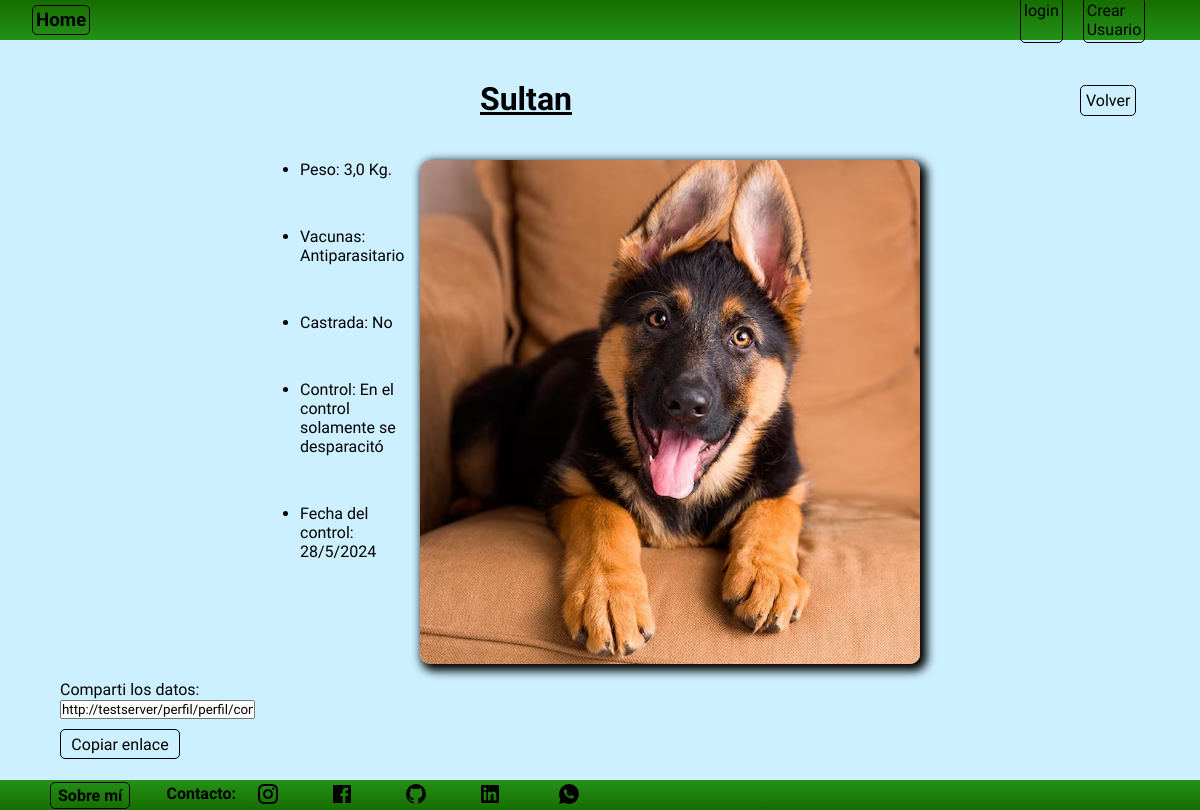
The app's page /perfil/perfil/control/detail/14 with its own data.
### perfil/models.py (models this page shows, shortened)
class Control(models.Model):
    nombre = models.ForeignKey(Mascota, on_delete=models.CASCADE)
    peso = models.FloatField(verbose_name='Peso (Kg.)', null=True, blank=True)
    vacunas = models.ManyToManyField(Vacunas)
    castrado = models.BooleanField(default=False)
    otras_intervenciones = models.CharField(max_length=100, null=True,blank=True)
    descripcion = models.TextField(null=True, blank=True, verbose_name=('Descripción'))
    fecha_control = models.DateTimeField(auto_now_add=True)
    user = models.ForeignKey(User, on_delete=models.CASCADE)
    def get_vacunas_str(self):
        return ' / '.join([vacuna.nombre for vacuna in self.vacunas.all()])
    class Meta:
        verbose_name = 'Control'
        verbose_name_plural = 'Controles'

class Mascota(models.Model):
    nombre= models.CharField(max_length=50, verbose_name='Nombre')
    fecha_nacimiento = models.DateField(verbose_name='Fecha de nacimiento')
    sexo = models.CharField(max_length=20, null=True, blank=True, verbose_name='Sexo')
    raza = models.ForeignKey(Raza, on_delete=models.SET_NULL,null=True, blank=True, verbose_name='Raza')
    color_pelo = models.CharField(max_length=100, null=True,blank=True, verbose_name='Color de pelo')
    alimento = models.CharField(max_length=100, null=True,blank=True)
    datos_importantes = models.CharField(max_length=150, null=True,blank=True)
    foto = models.ImageField(upload_to='fotos',null=True, blank=True)
    descripcion = models.TextField(null=True, blank=True, verbose_name=('Descripción'))
    user = models.ForeignKey(User, on_delete=models.CASCADE)
    def __str__(self):
        return self.nombre
    class Meta:
        verbose_name = 'Mascota'
        verbose_name_plural = 'Mascotas'

class Vacunas(models.Model):
    nombre = models.CharField(max_length=100)
    class Meta:
        verbose_name = 'Vacuna'
        verbose_name_plural = 'Vacunas'

### perfil/views.py (the view)
# urls.py: path('perfil/control/detail/<int:pk>', ControlDetail.as_view(), name='control_detail'),
class ControlDetail(DetailView):
    model = Control
    def get_context_data(self, **kwargs):
        context = super().get_context_data(**kwargs)
        context['vacunas'] = self.object.get_vacunas_str() # type: ignore
        return context

### perfil/templates/perfil/control_detail.html (shortened to what this page needs)
{% extends 'core/base.html' %}
{% load static %}
{% block content %}
    <nav class="navbar">
        <div class="titulo">
            <h3><a href="{% url 'core:index' %}" class="link">Home</a></h3>
        </div>
        <div class="login">
            {% if user.is_authenticated %}
            <form action="{% url 'login:logout' %}" method="post">
                {% csrf_token %}
                <button type="submit" class="logout">Logout</button>
            </form>
            {% else %}
            <a href="{% url 'login:index' %}" class="link">login</a>
            <a href="{% url 'login:singup' %}" class="link">Crear Usuario</a>
            {% endif %}
        </div>
    </nav>
    <main class="contenedor">
        <div class="titulo_detalle_control">
            <h1>{{ object.nombre }}</h1>
        </div>
        <ul class="contenedor_detalle">
            <div class="detalle">
                <li>Peso: {{ object.peso }} Kg.</li>
                <li>Vacunas: {{ vacunas }}</li>
                {% if object.castrado %}
                    <li>Castrada: Si</li>
                {% else %}
                    <li>Castrada: No</li>
                {% endif %}
                {% if object.descripcion %}
                <li>Control: {{ object.descripcion }}</li>
                {% endif %}
                <li>Fecha del control: {{ object.fecha_control.day }}/{{ object.fecha_control.month }}/{{ object.fecha_control.year }}</li>
            </div>
            <img src="{{ object.nombre.foto.url }}" alt="Foto de {{ object.nombre }}" width="" height="" class="imagen_detalle">
        </ul>
        <div class="copiar_enlace_control">
            <label for="enlace-detalle">Comparti los datos:</label>
            <input type="text" id="enlace-detalle" value="{{ request.build_absolute_uri }}" readonly>
            <button onclick="copiarEnlace()" class="boton_copiar">Copiar enlace</button>
        </div>
        <div class="volver_mascota_contenedor">
            <a href="{% url 'perfil:control_list' %}" class="volver_mascota">Volver</a>
        </div>
    </main>
        {% endblock content %}

### core/static/css/style.css (style rules this page uses)
* { padding: 0; margin: 0; font-family: "Quicksand", sans-serif; }
.contenedor { display: grid; grid-template-columns: repeat(20, 5vw); grid-template-rows: repeat(18, 5vh); min-height: 92.54vh; background-color: rgb(204, 240, 255); width: 100vw; overflow: auto; }
.navbar { display: grid; grid-template-columns: repeat(20, 5vw); grid-template-rows: 40px; width: 100vw; background: linear-gradient(rgb(22, 110, 0), rgb(36, 145, 24)); align-items: center; }
.link { text-decoration: none; color: black; transition-duration: .3s; border: 1px solid black; border-radius: 5px; padding: 3px; }
.login { grid-column-start: 18; grid-column-end: 20; display: flex; gap: 20px; }
.titulo { display: flex; gap: 2rem; align-items: center; margin-left: 2rem; }
.volver_mascota_contenedor { grid-column-start: 19; grid-row-start: 2; align-content: center; }
.volver_mascota { text-decoration: none; color: black; border: 1px solid black; border-radius: 5px; padding: 5px; transition-duration: .2s; }
.titulo_detalle_control { grid-column-start: 9; grid-column-end: 12; grid-row-start: 2; text-decoration: underline black; }
.contenedor_detalle { display: grid; grid-template-rows: repeat(5, 1fr); gap: 1rem; grid-column-start: 6; grid-column-end: 16; grid-row-start: 4; }
.detalle { display: flex; flex-flow: column; row-gap: 3rem; grid-column-start: 1; }
.imagen_detalle { width: 500px; border-radius: 10px; grid-column-start: 2; grid-row-start: 1; box-shadow: 4px 4px 10px 3px black; }
.copiar_enlace_control { grid-column: 2/5; grid-row-start: -3; }
.boton_copiar { padding: 3px; background: none; border: 1px solid black; border-radius: 5px; margin-top: 10px; font: inherit; color: inherit; cursor: pointer; outline: none; transition-duration: .3s; width: 120px; height: 30px; transition-duration: .2s; }

### records on screen
Control: nombre "Sultan", peso "3,0", descripcion "En el control solamente se desparacitó", fecha_control.day "28", fecha_control.month "5", fecha_control.year "2024", nombre.foto (picture)
Vacunas: nombre "Antiparasitario"
